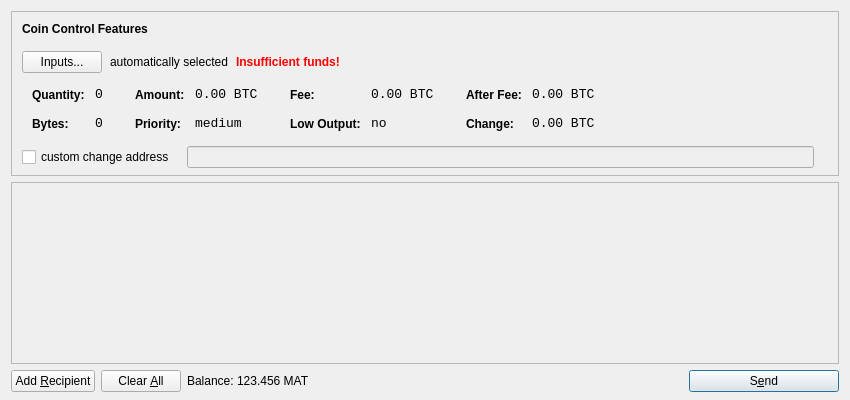
<?xml version="1.0" encoding="UTF-8"?>
<ui version="4.0">
 <class>SendCoinsDialog</class>
 <widget class="QDialog" name="SendCoinsDialog">
  <property name="geometry">
   <rect>
    <x>0</x>
    <y>0</y>
    <width>850</width>
    <height>400</height>
   </rect>
  </property>
  <property name="windowTitle">
   <string>Send Coins</string>
  </property>
  <layout class="QVBoxLayout" name="verticalLayout" stretch="0,1,0">
   <property name="bottomMargin">
    <number>8</number>
   </property>
   <item>
    <widget class="QFrame" name="frameCoinControl">
     <property name="sizePolicy">
      <sizepolicy hsizetype="Expanding" vsizetype="Expanding">
       <horstretch>0</horstretch>
       <verstretch>0</verstretch>
      </sizepolicy>
     </property>
     <property name="maximumSize">
      <size>
       <width>16777215</width>
       <height>16777215</height>
      </size>
     </property>
     <property name="frameShape">
      <enum>QFrame::StyledPanel</enum>
     </property>
     <property name="frameShadow">
      <enum>QFrame::Sunken</enum>
     </property>
     <layout class="QVBoxLayout" name="verticalLayoutCoinControl2">
      <property name="spacing">
       <number>-1</number>
      </property>
      <property name="leftMargin">
       <number>0</number>
      </property>
      <property name="topMargin">
       <number>0</number>
      </property>
      <property name="rightMargin">
       <number>0</number>
      </property>
      <property name="bottomMargin">
       <number>6</number>
      </property>
      <item>
       <layout class="QVBoxLayout" name="verticalLayoutCoinControl" stretch="0,0,0,0,1">
        <property name="spacing">
         <number>0</number>
        </property>
        <property name="leftMargin">
         <number>10</number>
        </property>
        <property name="topMargin">
         <number>10</number>
        </property>
        <item>
         <layout class="QHBoxLayout" name="horizontalLayoutCoinControl1">
          <property name="bottomMargin">
           <number>15</number>
          </property>
          <item>
           <widget class="QLabel" name="labelCoinControlFeatures">
            <property name="sizePolicy">
             <sizepolicy hsizetype="Preferred" vsizetype="Maximum">
              <horstretch>0</horstretch>
              <verstretch>0</verstretch>
             </sizepolicy>
            </property>
            <property name="font">
             <font>
              <weight>75</weight>
              <bold>true</bold>
             </font>
            </property>
            <property name="styleSheet">
             <string notr="true">font-weight:bold;</string>
            </property>
            <property name="text">
             <string>Coin Control Features</string>
            </property>
           </widget>
          </item>
         </layout>
        </item>
        <item>
         <layout class="QHBoxLayout" name="horizontalLayoutCoinControl2" stretch="0,0,0,0">
          <property name="spacing">
           <number>8</number>
          </property>
          <property name="bottomMargin">
           <number>10</number>
          </property>
          <item>
           <widget class="QPushButton" name="pushButtonCoinControl">
            <property name="styleSheet">
             <string notr="true"/>
            </property>
            <property name="text">
             <string>Inputs...</string>
            </property>
           </widget>
          </item>
          <item>
           <widget class="QLabel" name="labelCoinControlAutomaticallySelected">
            <property name="text">
             <string>automatically selected</string>
            </property>
            <property name="margin">
             <number>5</number>
            </property>
           </widget>
          </item>
          <item>
           <widget class="QLabel" name="labelCoinControlInsuffFunds">
            <property name="font">
             <font>
              <weight>75</weight>
              <bold>true</bold>
             </font>
            </property>
            <property name="styleSheet">
             <string notr="true">color:red;font-weight:bold;</string>
            </property>
            <property name="text">
             <string>Insufficient funds!</string>
            </property>
            <property name="margin">
             <number>5</number>
            </property>
           </widget>
          </item>
          <item>
           <spacer name="horizontalSpacerCoinControl">
            <property name="orientation">
             <enum>Qt::Horizontal</enum>
            </property>
            <property name="sizeHint" stdset="0">
             <size>
              <width>40</width>
              <height>1</height>
             </size>
            </property>
           </spacer>
          </item>
         </layout>
        </item>
        <item>
         <widget class="QWidget" name="widgetCoinControl" native="true">
          <property name="sizePolicy">
           <sizepolicy hsizetype="Preferred" vsizetype="Preferred">
            <horstretch>0</horstretch>
            <verstretch>0</verstretch>
           </sizepolicy>
          </property>
          <property name="minimumSize">
           <size>
            <width>0</width>
            <height>0</height>
           </size>
          </property>
          <property name="styleSheet">
           <string notr="true"/>
          </property>
          <layout class="QHBoxLayout" name="horizontalLayoutCoinControl5">
           <property name="margin">
            <number>0</number>
           </property>
           <item>
            <layout class="QHBoxLayout" name="horizontalLayoutCoinControl3" stretch="0,0,0,1">
             <property name="spacing">
              <number>20</number>
             </property>
             <property name="topMargin">
              <number>0</number>
             </property>
             <property name="bottomMargin">
              <number>10</number>
             </property>
             <item>
              <layout class="QFormLayout" name="formLayoutCoinControl1">
               <property name="horizontalSpacing">
                <number>10</number>
               </property>
               <property name="verticalSpacing">
                <number>14</number>
               </property>
               <property name="leftMargin">
                <number>10</number>
               </property>
               <property name="topMargin">
                <number>4</number>
               </property>
               <property name="rightMargin">
                <number>6</number>
               </property>
               <item row="0" column="0">
                <widget class="QLabel" name="labelCoinControlQuantityText">
                 <property name="styleSheet">
                  <string notr="true">font-weight:bold;</string>
                 </property>
                 <property name="text">
                  <string>Quantity:</string>
                 </property>
                 <property name="margin">
                  <number>0</number>
                 </property>
                </widget>
               </item>
               <item row="0" column="1">
                <widget class="QLabel" name="labelCoinControlQuantity">
                 <property name="font">
                  <font>
                   <family>Monospace</family>
                   <pointsize>10</pointsize>
                  </font>
                 </property>
                 <property name="cursor">
                  <cursorShape>IBeamCursor</cursorShape>
                 </property>
                 <property name="contextMenuPolicy">
                  <enum>Qt::ActionsContextMenu</enum>
                 </property>
                 <property name="text">
                  <string notr="true">0</string>
                 </property>
                 <property name="margin">
                  <number>0</number>
                 </property>
                 <property name="textInteractionFlags">
                  <set>Qt::LinksAccessibleByMouse|Qt::TextSelectableByKeyboard|Qt::TextSelectableByMouse</set>
                 </property>
                </widget>
               </item>
               <item row="1" column="0">
                <widget class="QLabel" name="labelCoinControlBytesText">
                 <property name="styleSheet">
                  <string notr="true">font-weight:bold;</string>
                 </property>
                 <property name="text">
                  <string>Bytes:</string>
                 </property>
                </widget>
               </item>
               <item row="1" column="1">
                <widget class="QLabel" name="labelCoinControlBytes">
                 <property name="font">
                  <font>
                   <family>Monospace</family>
                   <pointsize>10</pointsize>
                  </font>
                 </property>
                 <property name="cursor">
                  <cursorShape>IBeamCursor</cursorShape>
                 </property>
                 <property name="contextMenuPolicy">
                  <enum>Qt::ActionsContextMenu</enum>
                 </property>
                 <property name="text">
                  <string notr="true">0</string>
                 </property>
                 <property name="textInteractionFlags">
                  <set>Qt::LinksAccessibleByMouse|Qt::TextSelectableByKeyboard|Qt::TextSelectableByMouse</set>
                 </property>
                </widget>
               </item>
              </layout>
             </item>
             <item>
              <layout class="QFormLayout" name="formLayoutCoinControl2">
               <property name="horizontalSpacing">
                <number>10</number>
               </property>
               <property name="verticalSpacing">
                <number>14</number>
               </property>
               <property name="leftMargin">
                <number>6</number>
               </property>
               <property name="topMargin">
                <number>4</number>
               </property>
               <property name="rightMargin">
                <number>6</number>
               </property>
               <item row="0" column="0">
                <widget class="QLabel" name="labelCoinControlAmountText">
                 <property name="styleSheet">
                  <string notr="true">font-weight:bold;</string>
                 </property>
                 <property name="text">
                  <string>Amount:</string>
                 </property>
                 <property name="margin">
                  <number>0</number>
                 </property>
                </widget>
               </item>
               <item row="0" column="1">
                <widget class="QLabel" name="labelCoinControlAmount">
                 <property name="font">
                  <font>
                   <family>Monospace</family>
                   <pointsize>10</pointsize>
                  </font>
                 </property>
                 <property name="cursor">
                  <cursorShape>IBeamCursor</cursorShape>
                 </property>
                 <property name="contextMenuPolicy">
                  <enum>Qt::ActionsContextMenu</enum>
                 </property>
                 <property name="text">
                  <string notr="true">0.00 BTC</string>
                 </property>
                 <property name="textInteractionFlags">
                  <set>Qt::LinksAccessibleByMouse|Qt::TextSelectableByKeyboard|Qt::TextSelectableByMouse</set>
                 </property>
                </widget>
               </item>
               <item row="1" column="0">
                <widget class="QLabel" name="labelCoinControlPriorityText">
                 <property name="styleSheet">
                  <string notr="true">font-weight:bold;</string>
                 </property>
                 <property name="text">
                  <string>Priority:</string>
                 </property>
                </widget>
               </item>
               <item row="1" column="1">
                <widget class="QLabel" name="labelCoinControlPriority">
                 <property name="font">
                  <font>
                   <family>Monospace</family>
                   <pointsize>10</pointsize>
                  </font>
                 </property>
                 <property name="cursor">
                  <cursorShape>IBeamCursor</cursorShape>
                 </property>
                 <property name="contextMenuPolicy">
                  <enum>Qt::ActionsContextMenu</enum>
                 </property>
                 <property name="text">
                  <string>medium</string>
                 </property>
                 <property name="textInteractionFlags">
                  <set>Qt::LinksAccessibleByMouse|Qt::TextSelectableByKeyboard|Qt::TextSelectableByMouse</set>
                 </property>
                </widget>
               </item>
              </layout>
             </item>
             <item>
              <layout class="QFormLayout" name="formLayoutCoinControl3">
               <property name="horizontalSpacing">
                <number>10</number>
               </property>
               <property name="verticalSpacing">
                <number>14</number>
               </property>
               <property name="leftMargin">
                <number>6</number>
               </property>
               <property name="topMargin">
                <number>4</number>
               </property>
               <property name="rightMargin">
                <number>6</number>
               </property>
               <item row="0" column="0">
                <widget class="QLabel" name="labelCoinControlFeeText">
                 <property name="styleSheet">
                  <string notr="true">font-weight:bold;</string>
                 </property>
                 <property name="text">
                  <string>Fee:</string>
                 </property>
                 <property name="margin">
                  <number>0</number>
                 </property>
                </widget>
               </item>
               <item row="0" column="1">
                <widget class="QLabel" name="labelCoinControlFee">
                 <property name="font">
                  <font>
                   <family>Monospace</family>
                   <pointsize>10</pointsize>
                  </font>
                 </property>
                 <property name="cursor">
                  <cursorShape>IBeamCursor</cursorShape>
                 </property>
                 <property name="contextMenuPolicy">
                  <enum>Qt::ActionsContextMenu</enum>
                 </property>
                 <property name="text">
                  <string notr="true">0.00 BTC</string>
                 </property>
                 <property name="textInteractionFlags">
                  <set>Qt::LinksAccessibleByMouse|Qt::TextSelectableByKeyboard|Qt::TextSelectableByMouse</set>
                 </property>
                </widget>
               </item>
               <item row="1" column="0">
                <widget class="QLabel" name="labelCoinControlLowOutputText">
                 <property name="styleSheet">
                  <string notr="true">font-weight:bold;</string>
                 </property>
                 <property name="text">
                  <string>Low Output:</string>
                 </property>
                </widget>
               </item>
               <item row="1" column="1">
                <widget class="QLabel" name="labelCoinControlLowOutput">
                 <property name="font">
                  <font>
                   <family>Monospace</family>
                   <pointsize>10</pointsize>
                  </font>
                 </property>
                 <property name="cursor">
                  <cursorShape>IBeamCursor</cursorShape>
                 </property>
                 <property name="contextMenuPolicy">
                  <enum>Qt::ActionsContextMenu</enum>
                 </property>
                 <property name="text">
                  <string>no</string>
                 </property>
                 <property name="textInteractionFlags">
                  <set>Qt::LinksAccessibleByMouse|Qt::TextSelectableByKeyboard|Qt::TextSelectableByMouse</set>
                 </property>
                </widget>
               </item>
              </layout>
             </item>
             <item>
              <layout class="QFormLayout" name="formLayoutCoinControl4">
               <property name="horizontalSpacing">
                <number>10</number>
               </property>
               <property name="verticalSpacing">
                <number>14</number>
               </property>
               <property name="leftMargin">
                <number>6</number>
               </property>
               <property name="topMargin">
                <number>4</number>
               </property>
               <property name="rightMargin">
                <number>6</number>
               </property>
               <item row="0" column="0">
                <widget class="QLabel" name="labelCoinControlAfterFeeText">
                 <property name="styleSheet">
                  <string notr="true">font-weight:bold;</string>
                 </property>
                 <property name="text">
                  <string>After Fee:</string>
                 </property>
                 <property name="margin">
                  <number>0</number>
                 </property>
                </widget>
               </item>
               <item row="0" column="1">
                <widget class="QLabel" name="labelCoinControlAfterFee">
                 <property name="font">
                  <font>
                   <family>Monospace</family>
                   <pointsize>10</pointsize>
                  </font>
                 </property>
                 <property name="cursor">
                  <cursorShape>IBeamCursor</cursorShape>
                 </property>
                 <property name="contextMenuPolicy">
                  <enum>Qt::ActionsContextMenu</enum>
                 </property>
                 <property name="text">
                  <string notr="true">0.00 BTC</string>
                 </property>
                 <property name="textInteractionFlags">
                  <set>Qt::LinksAccessibleByMouse|Qt::TextSelectableByKeyboard|Qt::TextSelectableByMouse</set>
                 </property>
                </widget>
               </item>
               <item row="1" column="0">
                <widget class="QLabel" name="labelCoinControlChangeText">
                 <property name="styleSheet">
                  <string notr="true">font-weight:bold;</string>
                 </property>
                 <property name="text">
                  <string>Change:</string>
                 </property>
                </widget>
               </item>
               <item row="1" column="1">
                <widget class="QLabel" name="labelCoinControlChange">
                 <property name="font">
                  <font>
                   <family>Monospace</family>
                   <pointsize>10</pointsize>
                  </font>
                 </property>
                 <property name="cursor">
                  <cursorShape>IBeamCursor</cursorShape>
                 </property>
                 <property name="contextMenuPolicy">
                  <enum>Qt::ActionsContextMenu</enum>
                 </property>
                 <property name="text">
                  <string notr="true">0.00 BTC</string>
                 </property>
                 <property name="textInteractionFlags">
                  <set>Qt::LinksAccessibleByMouse|Qt::TextSelectableByKeyboard|Qt::TextSelectableByMouse</set>
                 </property>
                </widget>
               </item>
              </layout>
             </item>
            </layout>
           </item>
          </layout>
         </widget>
        </item>
        <item>
         <layout class="QHBoxLayout" name="horizontalLayoutCoinControl4" stretch="0,0,0">
          <property name="spacing">
           <number>12</number>
          </property>
          <property name="sizeConstraint">
           <enum>QLayout::SetDefaultConstraint</enum>
          </property>
          <property name="topMargin">
           <number>5</number>
          </property>
          <property name="rightMargin">
           <number>5</number>
          </property>
          <item>
           <widget class="QCheckBox" name="checkBoxCoinControlChange">
            <property name="text">
             <string>custom change address</string>
            </property>
           </widget>
          </item>
          <item>
           <widget class="QLineEdit" name="lineEditCoinControlChange">
            <property name="enabled">
             <bool>false</bool>
            </property>
            <property name="sizePolicy">
             <sizepolicy hsizetype="Expanding" vsizetype="Fixed">
              <horstretch>0</horstretch>
              <verstretch>0</verstretch>
             </sizepolicy>
            </property>
           </widget>
          </item>
          <item>
           <widget class="QLabel" name="labelCoinControlChangeLabel">
            <property name="sizePolicy">
             <sizepolicy hsizetype="Preferred" vsizetype="Expanding">
              <horstretch>0</horstretch>
              <verstretch>0</verstretch>
             </sizepolicy>
            </property>
            <property name="minimumSize">
             <size>
              <width>0</width>
              <height>0</height>
             </size>
            </property>
            <property name="text">
             <string/>
            </property>
            <property name="margin">
             <number>3</number>
            </property>
           </widget>
          </item>
         </layout>
        </item>
        <item>
         <spacer name="verticalSpacerCoinControl">
          <property name="orientation">
           <enum>Qt::Vertical</enum>
          </property>
          <property name="sizeHint" stdset="0">
           <size>
            <width>800</width>
            <height>1</height>
           </size>
          </property>
         </spacer>
        </item>
       </layout>
      </item>
     </layout>
    </widget>
   </item>
   <item>
    <widget class="QScrollArea" name="scrollArea">
     <property name="widgetResizable">
      <bool>true</bool>
     </property>
     <widget class="QWidget" name="scrollAreaWidgetContents">
      <property name="geometry">
       <rect>
        <x>0</x>
        <y>0</y>
        <width>830</width>
        <height>165</height>
       </rect>
      </property>
      <layout class="QVBoxLayout" name="verticalLayout_2">
       <property name="margin">
        <number>0</number>
       </property>
       <item>
        <layout class="QVBoxLayout" name="entries">
         <property name="spacing">
          <number>6</number>
         </property>
        </layout>
       </item>
       <item>
        <spacer name="verticalSpacer">
         <property name="orientation">
          <enum>Qt::Vertical</enum>
         </property>
         <property name="sizeHint" stdset="0">
          <size>
           <width>20</width>
           <height>40</height>
          </size>
         </property>
        </spacer>
       </item>
      </layout>
     </widget>
    </widget>
   </item>
   <item>
    <layout class="QHBoxLayout" name="horizontalLayout">
     <item>
      <widget class="QPushButton" name="addButton">
       <property name="toolTip">
        <string>Send to multiple recipients at once</string>
       </property>
       <property name="text">
        <string>Add &amp;Recipient</string>
       </property>
       <property name="icon">
        <iconset resource="../bitcoin.qrc">
         <normaloff>:/icons/add</normaloff>:/icons/add</iconset>
       </property>
       <property name="autoDefault">
        <bool>false</bool>
       </property>
      </widget>
     </item>
     <item>
      <widget class="QPushButton" name="clearButton">
       <property name="sizePolicy">
        <sizepolicy hsizetype="Minimum" vsizetype="Fixed">
         <horstretch>0</horstretch>
         <verstretch>0</verstretch>
        </sizepolicy>
       </property>
       <property name="toolTip">
        <string>Remove all transaction fields</string>
       </property>
       <property name="text">
        <string>Clear &amp;All</string>
       </property>
       <property name="icon">
        <iconset resource="../bitcoin.qrc">
         <normaloff>:/icons/remove</normaloff>:/icons/remove</iconset>
       </property>
       <property name="autoRepeatDelay">
        <number>300</number>
       </property>
       <property name="autoDefault">
        <bool>false</bool>
       </property>
      </widget>
     </item>
     <item>
      <layout class="QHBoxLayout" name="horizontalLayout_2">
       <property name="spacing">
        <number>3</number>
       </property>
       <item>
        <widget class="QLabel" name="label">
         <property name="text">
          <string>Balance:</string>
         </property>
        </widget>
       </item>
       <item>
        <widget class="QLabel" name="labelBalance">
         <property name="cursor">
          <cursorShape>IBeamCursor</cursorShape>
         </property>
         <property name="text">
          <string>123.456 MAT</string>
         </property>
         <property name="textInteractionFlags">
          <set>Qt::LinksAccessibleByMouse|Qt::TextSelectableByKeyboard|Qt::TextSelectableByMouse</set>
         </property>
        </widget>
       </item>
      </layout>
     </item>
     <item>
      <spacer name="horizontalSpacer">
       <property name="orientation">
        <enum>Qt::Horizontal</enum>
       </property>
       <property name="sizeHint" stdset="0">
        <size>
         <width>40</width>
         <height>20</height>
        </size>
       </property>
      </spacer>
     </item>
     <item>
      <widget class="QPushButton" name="sendButton">
       <property name="minimumSize">
        <size>
         <width>150</width>
         <height>0</height>
        </size>
       </property>
       <property name="toolTip">
        <string>Confirm the send action</string>
       </property>
       <property name="text">
        <string>S&amp;end</string>
       </property>
       <property name="icon">
        <iconset resource="../bitcoin.qrc">
         <normaloff>:/icons/send</normaloff>:/icons/send</iconset>
       </property>
       <property name="default">
        <bool>true</bool>
       </property>
      </widget>
     </item>
    </layout>
   </item>
  </layout>
 </widget>
 <resources>
  <include location="../bitcoin.qrc"/>
 </resources>
 <connections/>
</ui>
